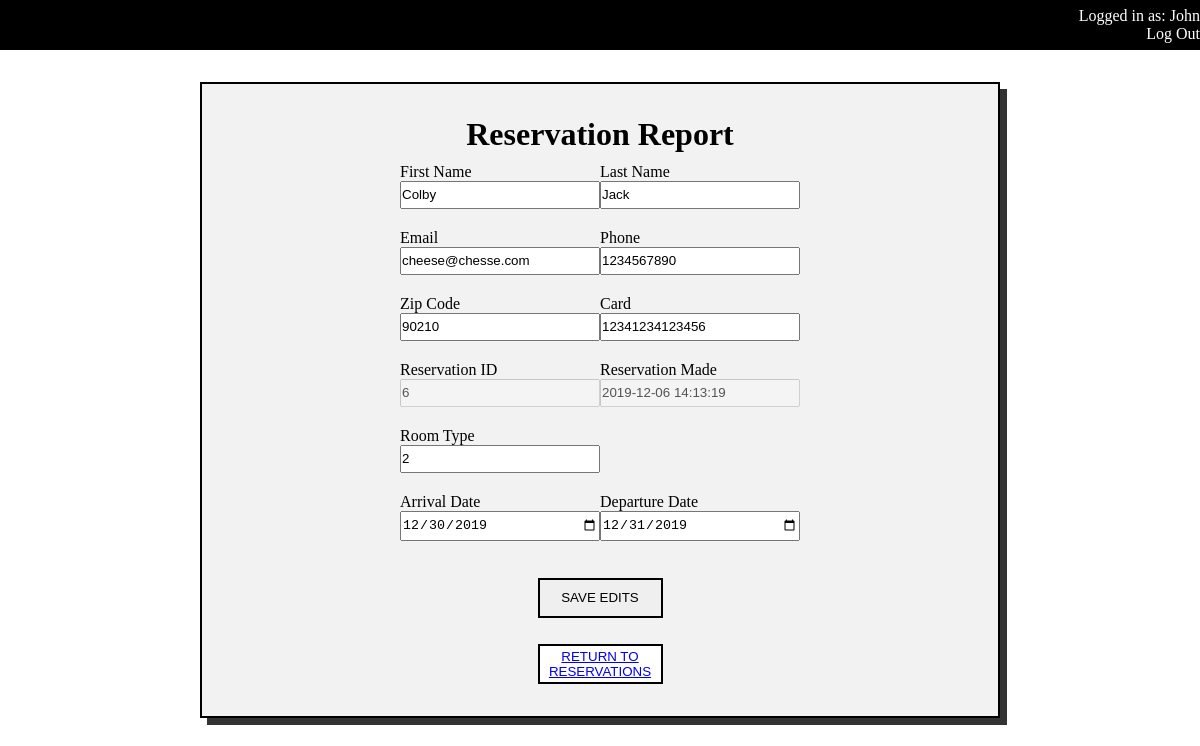
The page /reservation-report.php?resID=6 (signed in) on the database its author committed.
### tables this page shows
CREATE TABLE `final_employee` (
  `emp_id` int(11) NOT NULL AUTO_INCREMENT,
  `emp_firstname` varchar(45) DEFAULT NULL,
  `emp_lastname` varchar(45) DEFAULT NULL,
  `username` varchar(45) DEFAULT NULL,
  `password` varchar(45) DEFAULT NULL,
  PRIMARY KEY (`emp_id`),
  UNIQUE KEY `emp_id_UNIQUE` (`emp_id`)
);

CREATE TABLE `final_reservation` (
  `res_id` int(11) NOT NULL AUTO_INCREMENT,
  `guest_id` int(11) DEFAULT NULL,
  `res_time` datetime DEFAULT NULL,
  `res_arrival` datetime DEFAULT NULL,
  `res_dept` datetime DEFAULT NULL,
  `room_id` int(11) DEFAULT NULL,
  PRIMARY KEY (`res_id`),
  UNIQUE KEY `res_id_UNIQUE` (`res_id`)
);

CREATE TABLE `final_guest` (
  `guest_id` int(11) NOT NULL AUTO_INCREMENT,
  `guest_firstname` varchar(45) NOT NULL,
  `guest_lastname` varchar(45) NOT NULL,
  `guest_email` varchar(45) NOT NULL,
  `guest_phone` varchar(45) NOT NULL,
  `guest_zip` varchar(45) DEFAULT NULL,
  `guest_card` varchar(45) NOT NULL,
  PRIMARY KEY (`guest_id`),
  UNIQUE KEY `guest_id_UNIQUE` (`guest_id`)
);

### classes/class.Employee.php (called while the page is built, shortened)
<?php
    class Employee {
        function __construct($emp_id, $database) {
            $sql = file_get_contents('sql/getEmployee.sql');
            $params = array(
                'emp_id' => $emp_id
            );
            $statement = $database->prepare($sql);
            $statement->execute($params);
            $employee = $statement->fetchAll(PDO::FETCH_ASSOC);
            $this->emp_firstname = $employee[0]['emp_firstname'];
        }
    }
?>

### config.php (called while the page is built, shortened)
<?php
$user = 'brownb23';
$password = '9c12f66d';
$database = new PDO('mysql:host=csweb.hh.nku.edu;dbname=db_fall19_brownb23', $user, $password);
$current_url = basename($_SERVER['REQUEST_URI']);
if (!isset($_SESSION["emp_id"]) && ($current_url != 'admin-login.php' && $current_url != 'index.php' && $current_url != 'user-message.html')) {
    header("Location: admin-login.php");
}
elseif (isset($_SESSION["emp_id"])) {
	$employee = new Employee($_SESSION["emp_id"], $database);
}
?>

### reservation-report.php (the view, shortened to what this page needs)
<?php
include('config.php');
$resID = get('resID');
$reservation = null;
if(!empty($resID)) {
	$sql = file_get_contents('sql/getReservation.sql');
	$params = array(
		'res_id' => $resID
	);
	$statement = $database->prepare($sql);
	$statement->execute($params);
	$reservations = $statement->fetchAll(PDO::FETCH_ASSOC);
	$reservation = $reservations[0];
}
?>
<!DOCTYPE html>
<html>
<head>
</head>
<body>
   <header>
        <p>Logged in as: <?php echo $employee->emp_firstname ?></p>
        <p>
            <a href="logout.php">Log Out</a>
        </p>
    </header>
    <div id="wrapper">
        <div id="form-container">
            <h1>Reservation Report</h1>
            <form action="" method="POST" autocomplete="off">
                <div class="form-row">
                    <div class="form-element"><label>First Name</label>
                        <input name="firstname" type="text" class="form-control" value="<?php echo $reservation['guest_firstname'] ?>"></div>
                    <div class="form-element"><label>Last Name</label>
                        <input name="lastname" type="text" class="form-control" value="<?php echo $reservation['guest_lastname'] ?>"></div>
                </div>
                <div class="form-row">
                    <div class="form-element">
                        <label>Email</label>
                        <input name="email" type="email" class="form-control" value="<?php echo $reservation['guest_email'] ?>">
                    </div>
                    <div class="form-element">
                        <label>Phone</label>
                        <input name="phone" type="tel" class="form-control" value="<?php echo $reservation['guest_phone'] ?>">
                    </div>
                </div>
                <div class="form-row">
                    <div class="form-element">
                        <label>Zip Code</label>
                        <input name="zip" type="text" value="<?php echo $reservation['guest_zip'] ?>">
                    </div>
                    <div class="form-element">
                        <label>Card</label>
                        <input name="card" type="text" pattern="[0-9]{13,16}" class="form-control" value="<?php echo $reservation['guest_card'] ?>">
                    </div>
                </div>
                <div class="form-row">
                    <div class="form-element">
                        <label>Reservation ID</label>
                        <input name="firstname" type="text" class="form-control" value="<?php echo $reservation['res_id'] ?>" disabled>
                    </div>
                    <div class="form-element">
                        <label>Reservation Made</label>
                        <input name="firstname" type="text" class="form-control" value="<?php echo $reservation['res_time'] ?>" disabled>
                    </div>
                </div>
                <div class="form-row">
                    <div class="form-element">
                        <label>Room Type</label>
                        <input name="roomtype" type="text" class="form-control" value="<?php echo $reservation['room_id'] ?>">
                    </div>
                </div>
                <div class="form-row">
                    <div class="form-element">
                        <label>Arrival Date</label>
                        <input name="arrival" type="date" class="form-control" value="<?php echo date('Y-m-d',strtotime($reservation['res_arrival'])) ?>">
                    </div>
                    <div class="form-element">
                        <label>Departure Date</label>
                        <input name="departure" type="date" class="form-control" value="<?php echo date('Y-m-d',strtotime($reservation['res_dept'])) ?>">
                    </div>
                </div>
                <div class="submit-button">
                    <input type="submit" class="button" value="Save Edits"/>
                </div>
                <div class="submit-button">
                    <button id="return-btn"><a href="reservation-list.php">Return to Reservations</a></button>
                </div>
            </form>
        </div>
    </div>
</body></html>

### reservation-report.php (style rules this page uses)
* { box-sizing: border-box; margin: 0; padding: 0; }
#wrapper { width: 100vw; display: flex; justify-content: center; align-items: center; }
#form-container { width: 75%; max-width: 800px; display: flex; flex-direction: column; justify-content: center; align-items: center; background-color: rgba(0, 0, 0, .05); border: 2px solid black; box-shadow: 7px 7px 0 0 rgba(0, 0, 0, .8); padding: 2em; }
form { display: flex; flex-direction: column; }
.form-row { display: flex; flex-direction: row; margin: 10px 0; }
.form-element { display: flex; flex-direction: column; }
input { width: 200px; line-height: 1.5rem; }
.submit-button { display: flex; justify-content: center; }
input[type="submit"] { width: 125px; height: 40px; border: 2px solid black; text-transform: uppercase; margin-top: 2em; }
#return-btn { width: 125px; height: 40px; border: 2px solid black; text-transform: uppercase; margin-top: 2em; background-color: white; }
header { background-color: black; height: 50px; color: white; display: flex; flex-direction: column; align-items: flex-end; justify-content: center; margin-bottom: 2em; }
header a { text-decoration: none; color: white; }

### rows shown on the page
final_employee: emp_firstname "John"
final_reservation: firstname "Colby", lastname "Jack", email "cheese@chesse.com", phone "1234567890", zip "90210", card "12341234123456", firstname "6", firstname "2019-12-06 14:13:19", roomtype "2", arrival "12/30/2019", departure "12/31/2019"
